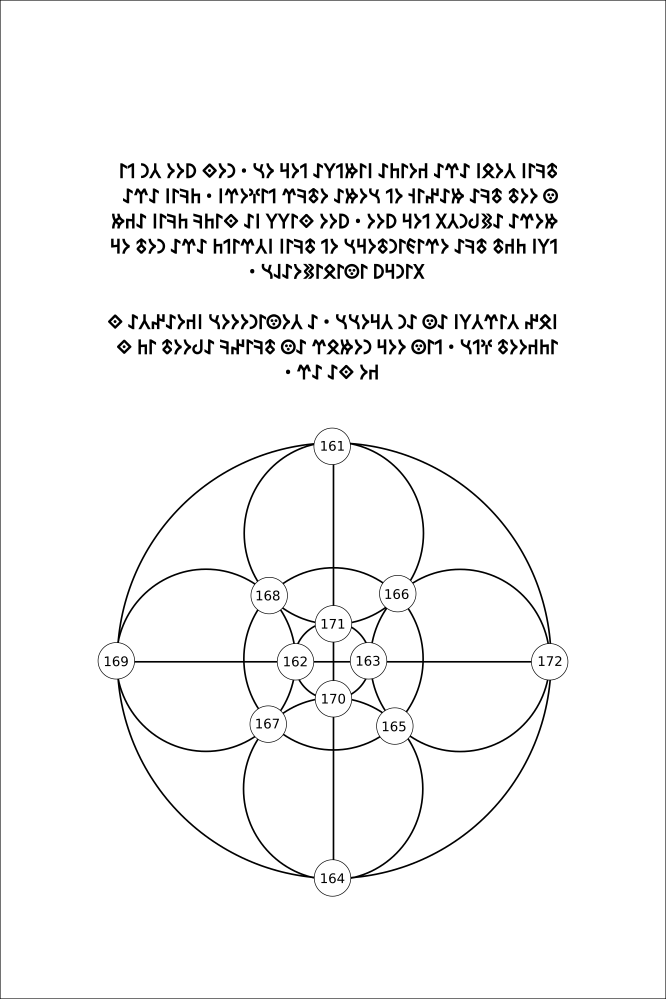
#> input picture original_sources/137/P007.png, 1332 x 1998 px, found by its file name (shown at 1/2 size)
$ python v4a0_0_5_p7_geometrie.py
#> lines starting #> are read from the running program, lines starting #| are printed output that depends on the picture; after the words box and inside, x2 and y2 are one past the last pixel; in counts of white or black regions, pixels touching at a corner belong together
"""
V4a0.0.5: p7 Geometrie — Klassifikation der geometrischen Strukturen
====================================================================

Fakten aus p7 (Y-Density-Analyse + OpenCV CC + HoughCircles):
- 6 Y-Bänder total
  - 5 schmale Tengri-Glyphen-Bänder oben (y=326, 376, 476, 628, 678)
  - 1 großer Geometrie-Bereich unten (y=882-1766, 884px hoch)
- 1 großer Geometrie-Container CC#270 (195, 855) 942×938
- 9 große Hauptkreise (r~180) in 3x3+Anordnung
- ~30 kleinere Kreise (r=15-50) als Verzierungen
- Latein-Text rechts: "YONGA", "ZÄHLUNG DER GLYPHEN", "SEQUENZ EINS/ZWEI/DREI", "ALGORITHMUS"
- Strichmännchen-Symbole links unten

Methode:
- Y-Density-Analyse (np.sum(binary, axis=1))
- Connected Components (OpenCV)
- HoughCircles (param2=30, r_min=80)
- Visuelle Verifikation (3x Scale)
- Manuelle Latein-Text-Lesung (Tesseract scheitert)
"""

import json
import cv2
import numpy as np
from pathlib import Path

ROOT = Path("/run/media/julian/ML4/tengri137")
PAGES = ROOT / "original_sources" / "137"
RESULTS = ROOT / "verification" / "results" / "snapshots"


def main():
    img = cv2.imread(str(PAGES / "P007.png"))
#> img is the input picture: shape (1998, 1332, 3); min 0, max 255, mean 245.4
    gray = cv2.cvtColor(img, cv2.COLOR_BGR2GRAY)
    _, binary = cv2.threshold(gray, 200, 255, cv2.THRESH_BINARY_INV)
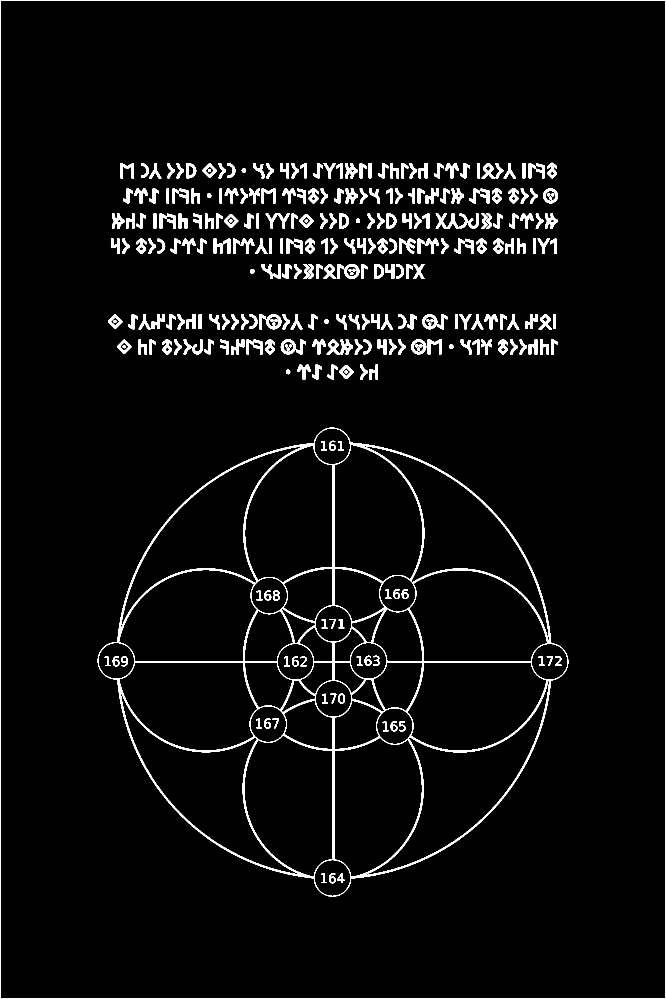
#> binary: shape (1998, 1332) (shown at 1/2 size); 4.3% white; 306 white regions, largest, box (x1, y1, x2, y2) and area: (195, 855, 1137, 1793) 36002, (0, 0, 1332, 1998) 6656, (871, 427, 918, 457) 606

    # 1. Y-Bänder
    y_density = np.sum(binary > 0, axis=1)
#> y_density = 1998 values, max 1332 at index 0, min 2 at index 1, mean 56.65
    in_band = False
    start = 0
    bands = []
    for i, d in enumerate(y_density):
        if d > 10 and not in_band:
            in_band = True
            start = i
        elif d <= 10 and in_band:
            in_band = False
            if 30 < i - start:
                bands.append({"y_start": int(start), "y_end": int(i), "height": int(i - start)})
#> this loop made 1998 passes
#> (d, in_band) on passes 1 to 2: (1332, True), (2, False)
#> after the loop, bands = 6 items; in_band = True; start = 1997

    # 2. CC#270 (großer Geometrie-Container)
    n, labels, stats, _ = cv2.connectedComponentsWithStats(binary, connectivity=8)
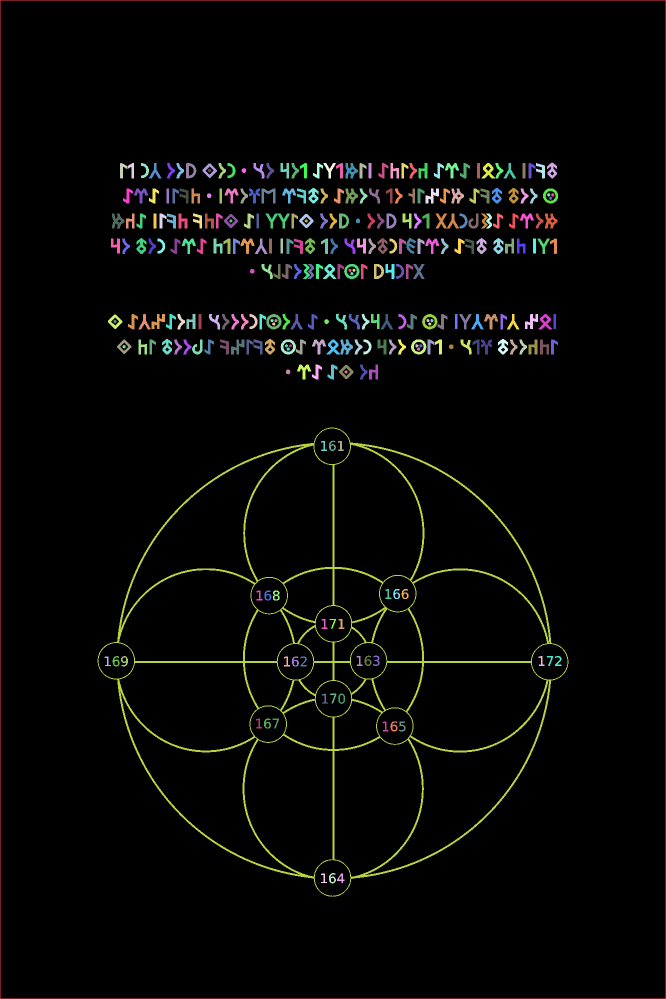
#> labels: shape (1998, 1332) int32 (shown at 1/2 size); 307 distinct labels, from 0 to 306; one colour per label, 0 black
#> n = 307; stats = 307 rows, first 6: [1, 1, 1330, 1996, 2548154], [0, 0, 1332, 1998, 6656], [1094, 325, 20, 32, 367], [240, 326, 14, 31, 230], [255, 326, 13, 31, 202], [282, 326, 16, 30, 220]
    sorted_stats = sorted([(i, s) for i, s in enumerate(stats) if i > 0], key=lambda x: -x[1][4])
#> sorted_stats = 306 items, first 6: (270, [195, 855, 942, 938, 36002]), (1, [0, 0, 1332, 1998, 6656]), (102, [871, 427, 47, 30, 606]), (91, [531, 427, 49, 30, 515]), (230, [493, 679, 32, 30, 484]), (21, [691, 326, 25, 31, 437])
    big_container = None
    for label, s in sorted_stats:
        x, y, w, h, area = s
        if 800 < w < 1100 and 800 < h < 1100 and area > 30000:
            big_container = {"label": int(label), "x": int(x), "y": int(y), "w": int(w), "h": int(h), "area": int(area)}
            break
#> this loop made 1 pass
#> (label, x, y, w, h, area) on pass 1: (270, 195, 855, 942, 938, 36002)

    # 3. HoughCircles für große Kreise
    sub = img[855:1793, 195:1137]
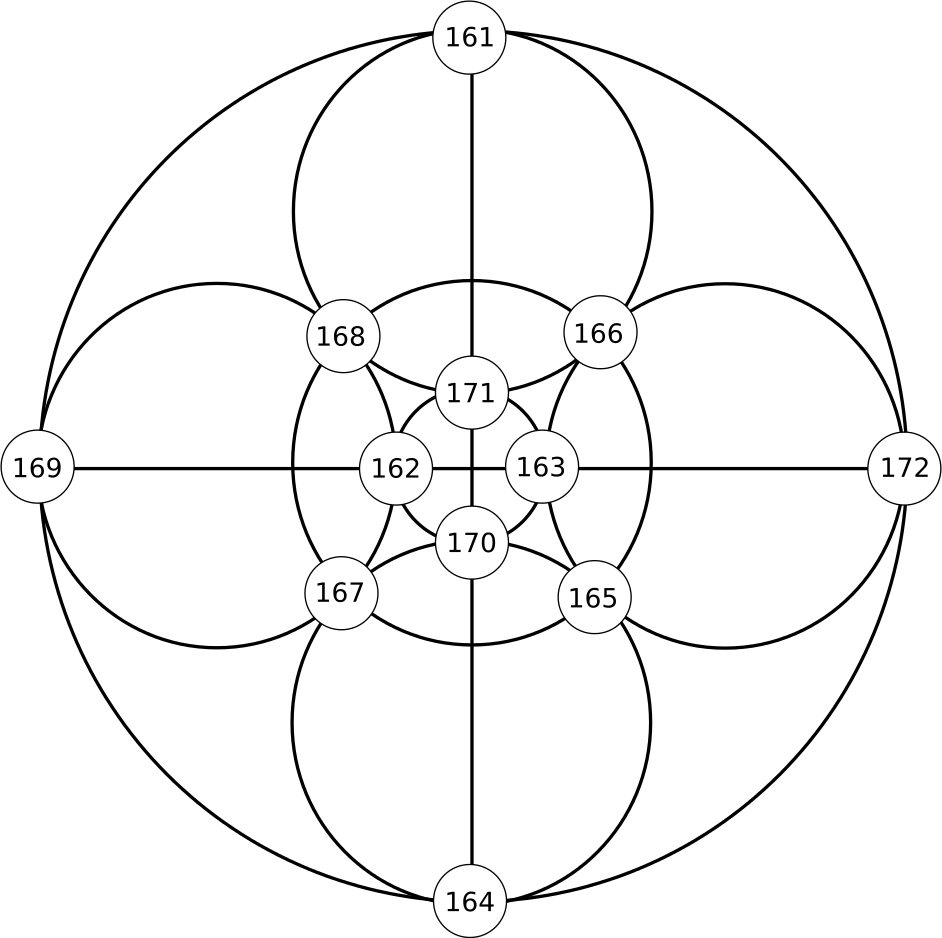
#> sub: shape (938, 942, 3); min 0, max 255, mean 245.3
    sub_gray = cv2.cvtColor(sub, cv2.COLOR_BGR2GRAY)
    circles = cv2.HoughCircles(sub_gray, cv2.HOUGH_GRADIENT, dp=1, minDist=50,
                                param1=100, param2=30, minRadius=80, maxRadius=200)
#> circles = 16 rows, first 8: [470.5, 210.5, 179.6], [216.5, 466.5, 181.8], [471.5, 460.5, 181.7], [472.5, 721.5, 179.6], [724.5, 467.5, 181.8], [515.5, 492.5, 128.9], [759.5, 430.5, 133.3], [439.5, 513.5, 131.1]
    if circles is not None:
        circles = np.round(circles[0, :]).astype(int)
#> circles = 16 rows, first 8: [470, 210, 180], [216, 466, 182], [472, 460, 182], [472, 722, 180], [724, 468, 182], [516, 492, 129], [760, 430, 133], [440, 514, 131]
        big_circles = [{"x_abs": int(x+195), "y_abs": int(y+855), "r": int(r)} for x, y, r in circles if r > 100]
#> big_circles = 13 items
        big_circles.sort(key=lambda c: (c["y_abs"], c["x_abs"]))
    else:
        big_circles = []

    # 4. Latein-Text (rechts, manuell gelesen)
    latin_text = [
        "YONGA",  # Möglicherweise Projektname
        "ZÄHLUNG DER GLYPHEN",
        "SEQUENZ EINS  1",
        "SEQUENZ ZWEI  1",
        "SEQUENZ DREI  1",
        "ALGORITHMUS",
        "ZÄHLUNG DER GLYPHEN"
    ]

    # 5. Output
    output = {
        "method": "V4a0.0.5 = p7 Geometrie Klassifikation (Y-Density + CC + HoughCircles + visuelle Verifikation)",
        "timestamp": "2026-07-11",
        "image": "original_sources/137/P007.png",

        "fakten": {
            "F1_6_y_bänder": "p7 hat 6 Y-Bänder (5 schmale Tengri-Glyphen + 1 großer Geometrie-Bereich)",
            "F2_tengri_glyphen_bänder": [
                {"y": 326, "höhe": 31},
                {"y": 376, "höhe": 31},
                {"y": 476, "höhe": 32},  # Hier ist auch kleine Geometrie ("Stuhl")
                {"y": 628, "höhe": 31},
                {"y": 678, "höhe": 31}
            ],
            "F3_geometry_container": "1 großer Geometrie-Container CC#270 bei (195, 855) 942×938, area=36002",
            "F4_9_große_hauptkreise": "9 große Hauptkreise (r=180-183) in 3×3-Anordnung + 1 oben + 1 unten",
            "F5_kleinere_kreise": "~30 kleinere Verzierungs-Kreise (r=15-50)",
            "F6_latein_text": "Latein-Text rechts: YONGA, ZÄHLUNG DER GLYPHEN, SEQUENZ 1/2/3, ALGORITHMUS",
            "F7_strichmännchen": "Strichmännchen-ähnliche Symbole links unten (Tengri-Glyphen)",
            "F8_stuhl_form": "Kleine 'Stuhl'-Form bei y=476-508 (Glyphe in 5. Tengri-Reihe)"
        },

        "y_bänder": bands,
        "geometry_container": big_container,
        "big_circles": big_circles,
        "n_big_circles": len(big_circles),
        "latin_text_visible": latin_text,

        "ae_schicht_ausgeschlossen": [
            "Hebräisch (Vision-Halluzination)",
            "Tengwar/Ge'ez (Vision-Halluzination)",
            "YONGA könnte ein Personenname sein (zu prüfen, NICHT Faktum)"
        ],

        "h_schicht_eigene_hypothesen": [
            "9 Hauptkreise könnten 3 Ebenen × 3 Stufen darstellen (analog Cube 1)",
            "Latein 'SEQUENZ 1/2/3' deutet auf 3-stufige Algorithmen hin",
            "Kreise + Verbindungslinien könnten Zustandsdiagramm sein (zu prüfen)"
        ],

        "naechste_schritte": [
            "V4a0.0.6: p8 Magic-Square-Layout",
            "V4a0.0.7: p9 Triple-Horn Layout",
            "p7: mehr über Latein-Text-Algorithmus (Zoom auf Beschriftung)"
        ]
    }

    out_path = RESULTS / "v4a0_0_5_p7_geometrie.json"
    with open(out_path, 'w', encoding='utf-8') as f:
        json.dump(output, f, indent=2, ensure_ascii=False)
    print(f"\n✓ Gespeichert: {out_path}")
    print(f"\n=== p7 FAKTEN ===")
    for k, v in output["fakten"].items():
        print(f"  {k}: {str(v)[:120]}")
#> this loop made 8 passes
#> k on passes 1 to 8: 'F1_6_y_bänder', 'F2_tengri_glyphen_bänder', 'F3_geometry_container', 'F4_9_große_hauptkreise', 'F5_kleinere_kreise', 'F6_latein_text', 'F7_strichmännchen', 'F8_stuhl_form'
#> (printed output is left out)
    print(f"\nGroßkreise gefunden: {len(big_circles)}")
#| Großkreise gefunden: 13


if __name__ == "__main__":
    main()

$ run again, with original_sources/137/P001.png copied over original_sources/137/P007.png
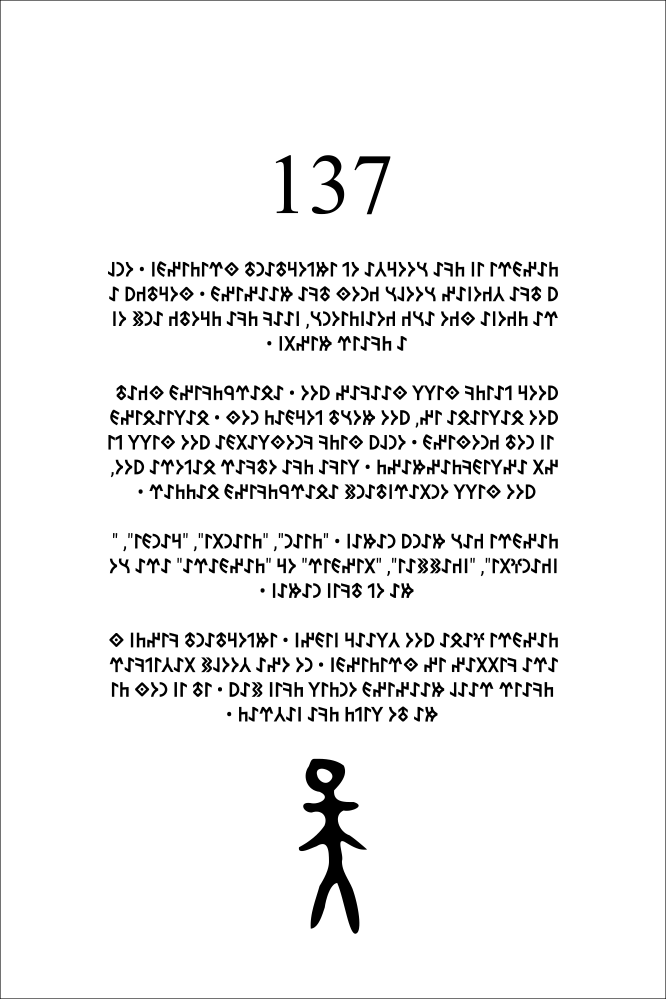
#> input picture original_sources/137/P001.png, 1332 x 1998 px, found by its file name (shown at 1/2 size)
#> in main, img is the input picture: shape (1998, 1332, 3); min 0, max 255, mean 240
#> in main, `_, binary = cv2.threshold(gray, 200, 255, cv2.THRESH_BINARY_INV)`:
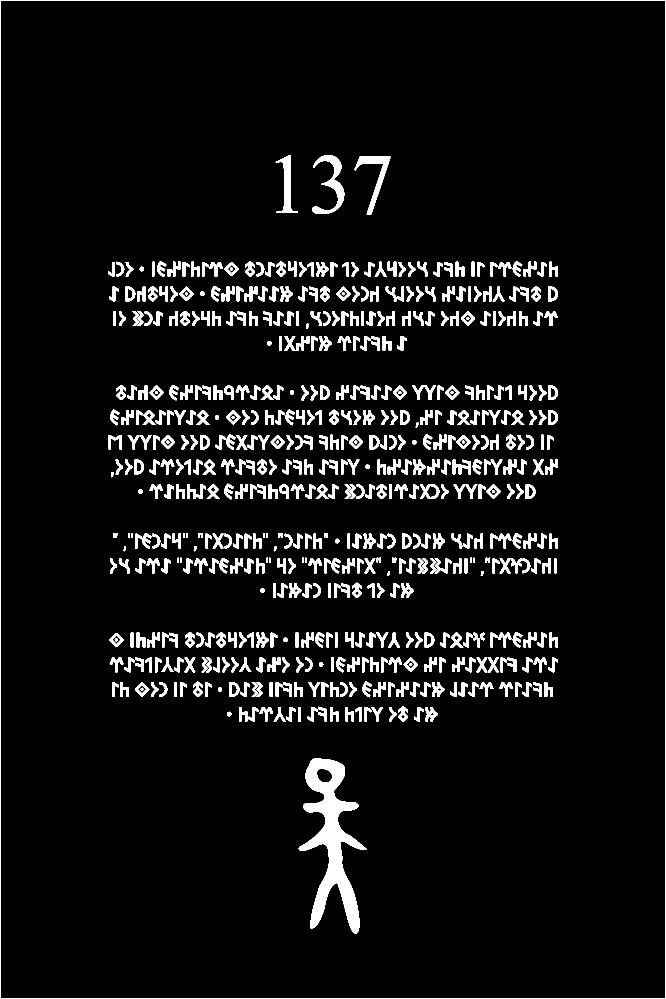
#> binary: shape (1998, 1332) (shown at 1/2 size); 6.4% white; 586 white regions, largest, box (x1, y1, x2, y2) and area: (597, 1517, 734, 1868) 16927, (0, 0, 1332, 1998) 6656, (624, 310, 689, 428) 2426
#> y_density = 1998 values, max 1332 at index 0, min 2 at index 1, mean 85.66
#> the loop in main, `for i, d in enumerate(y_density):` made 1998 passes
#> (d, in_band) on passes 1 to 2: (1332, True), (2, False)
#> after the loop in main, `for i, d in enumerate(y_density):`: bands = 7 items; in_band = True; start = 1997
#> labels: shape (1998, 1332) int32; 587 distinct labels, from 0 to 586
#> n = 587; stats = 587 rows, first 6: [1, 1, 1330, 1996, 2490178], [0, 0, 1332, 1998, 6656], [551, 310, 45, 116, 1831], [624, 310, 65, 118, 2426], [709, 312, 72, 117, 2070], [233, 523, 16, 30, 209]
#> sorted_stats = 586 items, first 6: (586, [597, 1517, 137, 351, 16927]), (1, [0, 0, 1332, 1998, 6656]), (3, [624, 310, 65, 118, 2426]), (4, [709, 312, 72, 117, 2070]), (2, [551, 310, 45, 116, 1831]), (427, [999, 1117, 45, 30, 642])
#> the loop in main, `for label, s in sorted_stats:` made 586 passes
#> (label, x, y, w, h, area) on passes 1 to 3: (586, 597, 1517, 137, 351, 16927), (1, 0, 0, 1332, 1998, 6656), (3, 624, 310, 65, 118, 2426)
#> in main, `sub = img[855:1793, 195:1137]`:
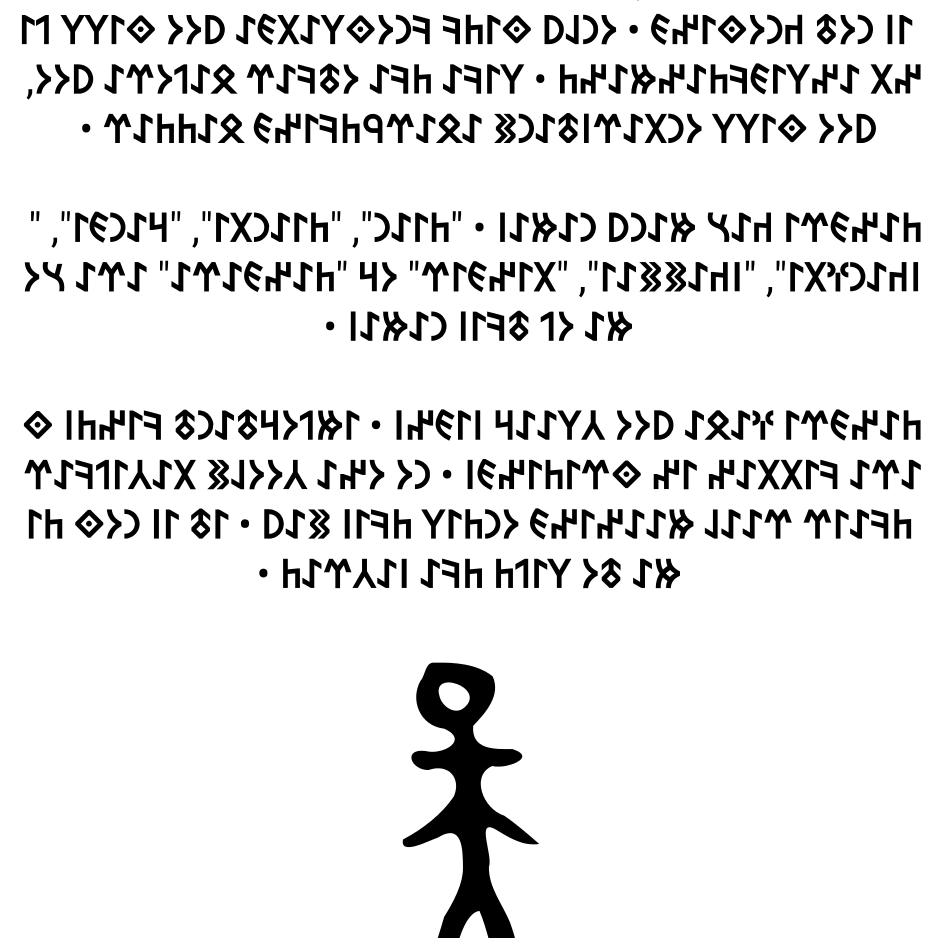
#> sub: shape (938, 942, 3); min 0, max 255, mean 228.6
#> in main, `circles = cv2.HoughCircles(sub_gray, cv2.HOUGH_GRADIENT, dp=1, minDist..`: circles = 87 rows, first 8: [333.5, 229.5, 199.4], [703.5, 224.5, 199.4], [617.5, 225.5, 198.3], [481.5, 229.5, 199.4], [712.5, 280.5, 193.9], [355.5, 321.5, 198.3], [575.5, 281.5, 199.4], [673.5, 425.5, 193.9]
#> in main, `circles = np.round(circles[0, :]).astype(int)`: circles = 87 rows, first 8: [334, 230, 199], [704, 224, 199], [618, 226, 198], [482, 230, 199], [712, 280, 194], [356, 322, 198], [576, 282, 199], [674, 426, 194]
#> big_circles = 79 items
#> the loop in main, `for k, v in output["fakten"].items():` made 8 passes
#> k on passes 1 to 8: 'F1_6_y_bänder', 'F2_tengri_glyphen_bänder', 'F3_geometry_container', 'F4_9_große_hauptkreise', 'F5_kleinere_kreise', 'F6_latein_text', 'F7_strichmännchen', 'F8_stuhl_form'
#> (printed output is left out)
#| Großkreise gefunden: 79
